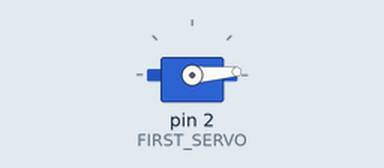
Recording of a sketch running on a simulated Arduino Uno, built with avr-gcc and run on an emulated ATmega328P. Parts: servo.

Above: at 0.05 s.
At 0.9 s:
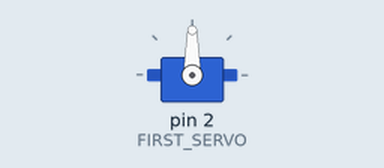
At 1.75 s:
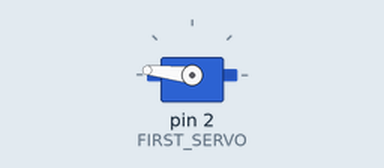
At 3.45 s:
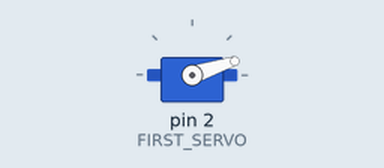
Timing chart, 0 to 8.3 s (numbered marks = the images above):
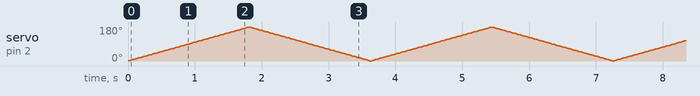

The sketch:

_3x3_serial_test_single.ino
```cpp
#include "Arduino.h"
#include <Servo.h>
#include <stdlib.h>
#include<Math.h>

const int FIRST_SERVO = 2;
const int NUM_BYTES = 3 * 3;

Servo servos[NUM_BYTES];
Servo test;

int ii;
byte incomingByte;
int val;
int incr;

void setup()
{
  Serial.begin(9600);

  // Loop over all servos and initialize them.
  test.attach(FIRST_SERVO);
  test.write(0);
  val = 0;
  incr = 1;
}

void loop()
{
  val += incr;
  if (val >= 180) {
    incr = -1;
  }
  else if (val <= 0) {
    incr = 1;
  }

  //Serial.println(val);
  test.write(val);
  delay(10);
}
```
